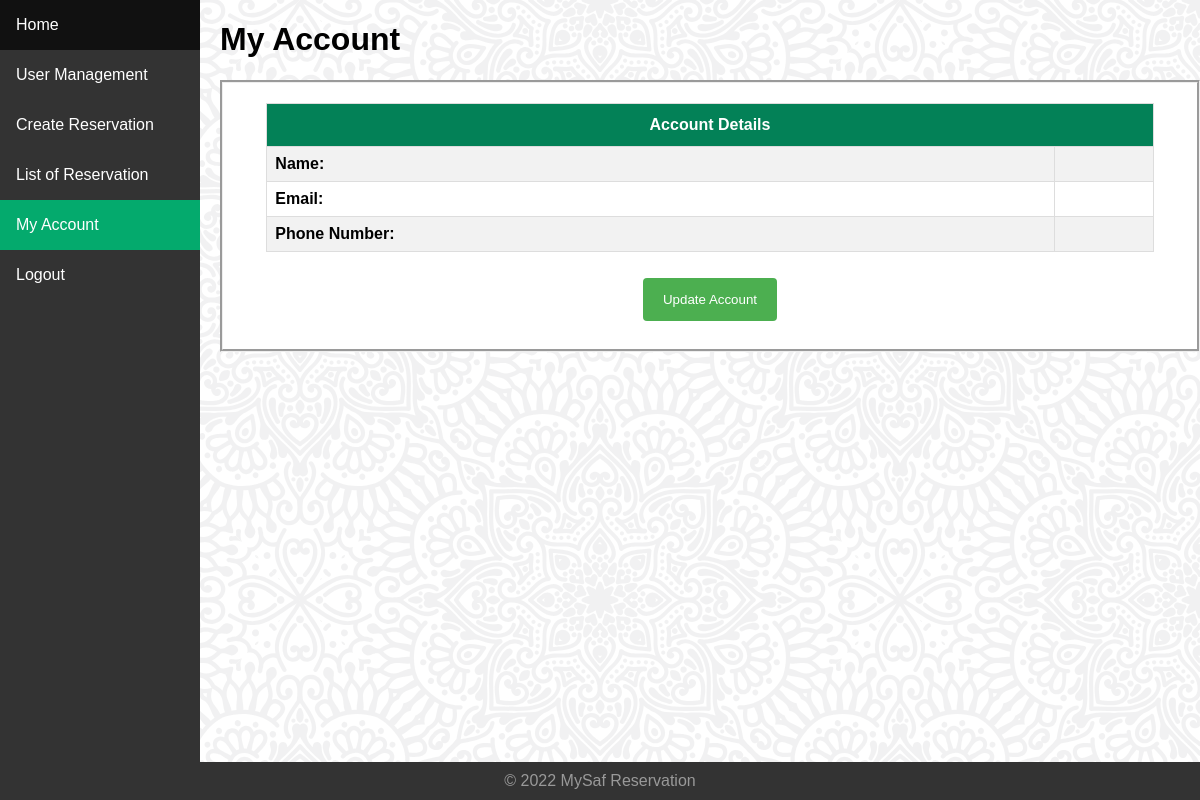
The app's page /committee/my-committee-acc.php (signed in), older data.
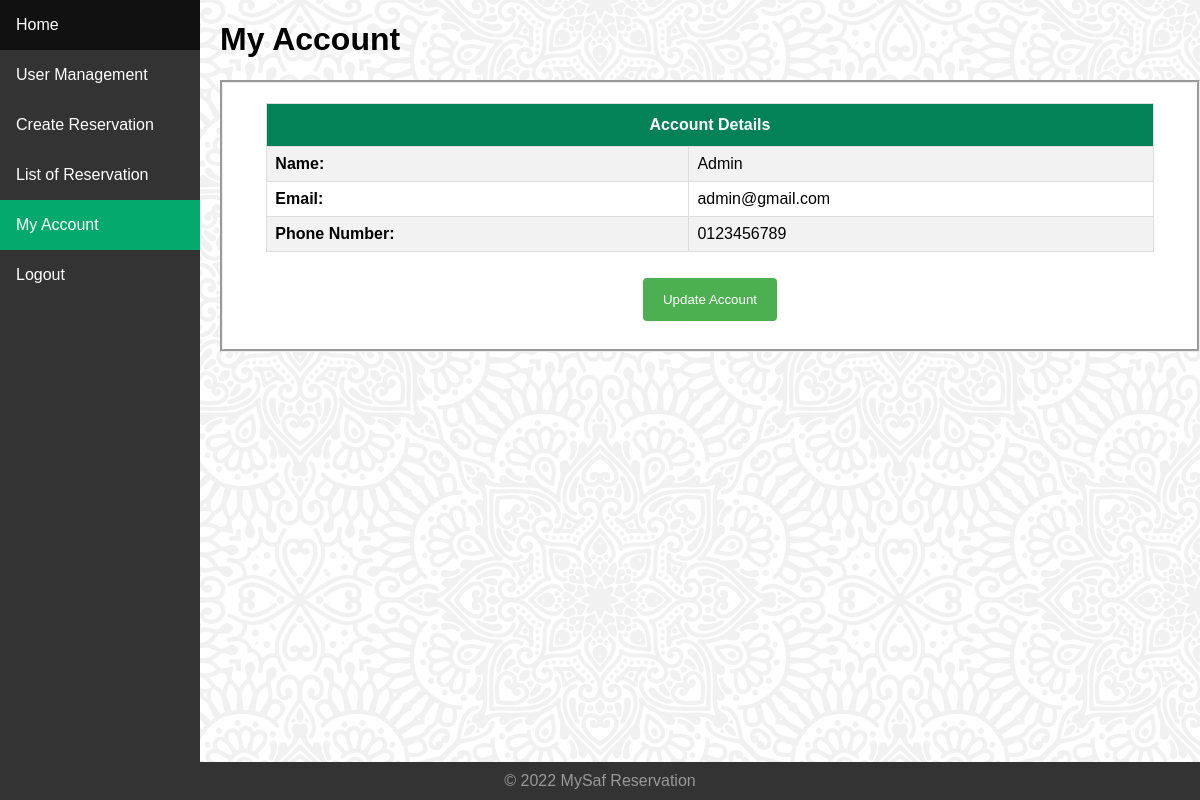
The same page, newer data.
### tables this page shows
CREATE TABLE IF NOT EXISTS `personal_detail` (
  `id` int NOT NULL AUTO_INCREMENT,
  `id_user` int NOT NULL,
  `name` varchar(255) NOT NULL,
  `tel_no` varchar(20) NOT NULL,
  `created_at` timestamp NOT NULL DEFAULT CURRENT_TIMESTAMP,
  `updated_at` timestamp NOT NULL DEFAULT CURRENT_TIMESTAMP ON UPDATE CURRENT_TIMESTAMP,
  `deleted_at` int NOT NULL DEFAULT '0' COMMENT 'Unix Timestamp',
  PRIMARY KEY (`id`),
  KEY `fk-personal_detail-id_user` (`id_user`)
);

CREATE TABLE IF NOT EXISTS `user` (
  `id` int NOT NULL AUTO_INCREMENT,
  `id_role` int NOT NULL,
  `email` varchar(255) NOT NULL,
  `password` char(60) NOT NULL COMMENT 'bcrypt Hashing',
  `created_at` timestamp NOT NULL DEFAULT CURRENT_TIMESTAMP,
  `updated_at` timestamp NOT NULL DEFAULT CURRENT_TIMESTAMP ON UPDATE CURRENT_TIMESTAMP,
  `deleted_at` int NOT NULL DEFAULT '0' COMMENT 'Unix Timestamp',
  PRIMARY KEY (`id`),
  UNIQUE KEY `uk-user-email` (`email`,`deleted_at`),
  KEY `fk-user-id_role` (`id_role`)
);

### public/committee/my-committee-acc.php (the view)
<?php require_once ('../layouts/header.php'); committeeSession(); ?>
<div>
    <h1>My Account</h1>
</div>
<?php
try
  {
    $stmt = $conn->prepare("
    SELECT
      personal_detail.name,
      user.email,
      personal_detail.tel_no,
      user.id_role AS ROLE,
      lookup_role.description AS role_desc
    FROM personal_detail
      LEFT JOIN user
        ON personal_detail.id_user = user.id
      LEFT JOIN lookup_role
        ON user.id_role = lookup_role.id
      WHERE
        user.id='" . $_SESSION['id_user'] . "'
  ");
    $stmt->execute();
    $stmt->setFetchMode(PDO::FETCH_ASSOC);
    $row = $stmt->fetch();
  }
 catch (PDOException $e)
  {
    dd("Error: " . $e->getMessage());
  }
?>
<div class="wrapper form">
    <table id="user">
        <tr >
            <th colspan="2" >Account Details</th>
        </tr>
        <tr>
            <td><b>Name:</b></td>
            <td><?= $row['name']; ?></td>
        </tr>
        <tr>
            <td><b>Email:</b></td>
            <td><?= $row['email']; ?></td>
        </tr>
        <tr>
            <td><b>Phone Number:</b></td>
            <td><?= $row['tel_no']; ?></td>
        </tr>
    </table>
    <br>
    <div>
        <a href="<?= constant("BASEURL") . 'public/committee/update-committee-acc.php' ?>"><button class="form submit">Update Account</button></a>
    </div>
</div>
<?php require_once ('../layouts/footer.php'); ?>

Row changes from the older to the newer data that the page shows:
added personal_detail: name "Admin", id_user.email "admin@gmail.com", tel_no "0123456789"
